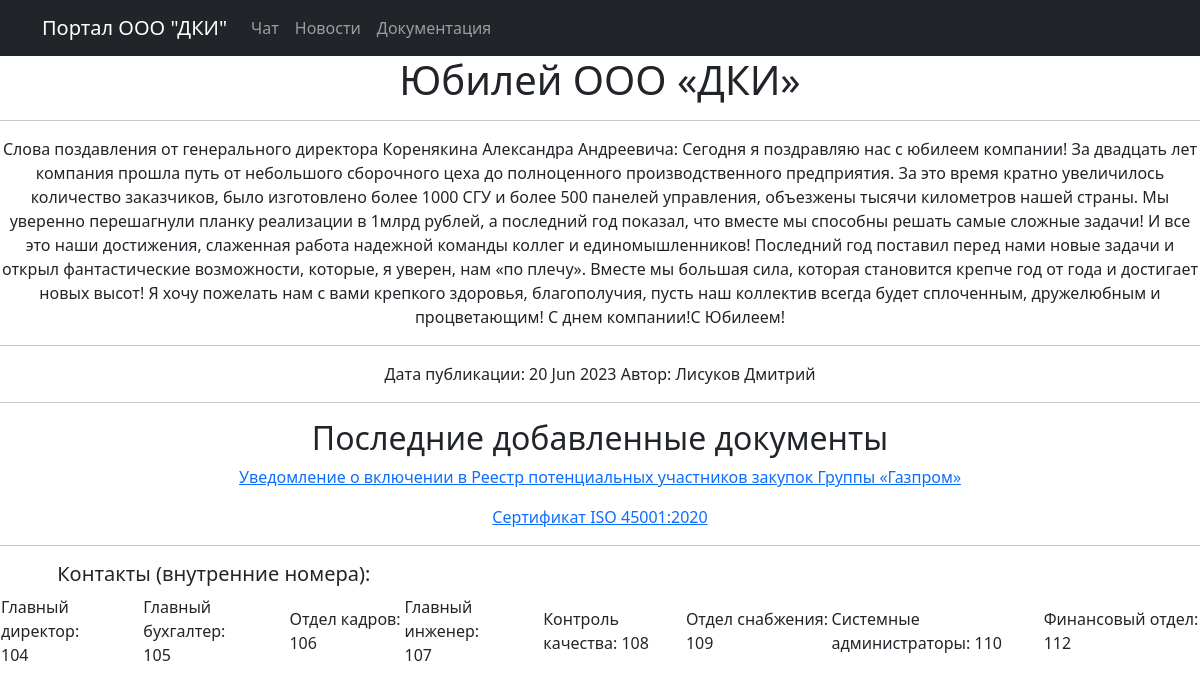
The page /news/24 on the database its author committed.
### news/models.py (models this page shows, shortened)
class Post(models.Model):
    ART = 'С'
    NEWS = 'Н'
    TYPES = [(ART, 'Статья'), (NEWS, 'Новость')]
    author = models.ForeignKey(Author, on_delete=models.CASCADE)
    post_type = models.CharField(max_length=10, choices=TYPES)
    created_at = models.DateTimeField(auto_now_add=True)
    post_category = models.ManyToManyField(Category)
    post_title = models.CharField(max_length=120)
    post_text = models.TextField()
    post_rating = models.IntegerField(default=0)

class Author(models.Model):
    user = models.OneToOneField(User, on_delete=models.CASCADE)  # ID пользователя, который является автором
    author_rating = models.IntegerField(default=0)
    def __str__(self):
        return f'{self.user.username}'

### news/views.py (the view)
# urls.py: path("<int:pk>", PostDetail.as_view()),
class PostDetail(DetailView):
    model = Post
    template_name = "new.html"
    context_object_name = "post"
    def get_context_data(self, **kwargs):
        context = super().get_context_data(**kwargs)
        context["time_now"] = datetime.utcnow()
        return context

### docs/templatetags/custom_filters.py (called while the page is built)
@register.filter()
def censor(value: str):
    bad_words = {'Бяка' : 'Б***',
                 'бяка' : 'б***',
                 'Кака' : 'К***',
                 'кака' : 'к***',
                 'фигня': 'ф****',
                 'Фигня': 'Ф****',
                 'Ерунда': 'Е*****',
                 'ерунда': 'е*****',
                 }
    words = value.split(' ')
    new_text = ''
    for i in range(len(words)):
        if words[i] in bad_words:
            words[i] = bad_words[words[i]]
            new_text += words[i]
            new_text += ' '
        else:
            new_text += words[i]
            new_text += ' '
    return new_text

### templates/new.html (shortened to what this page needs)
{% extends 'flatpages/default.html' %}
{% load custom_filters %}
{% block body %}
<center><h1>{{ post.post_title|censor }}</h1></center>
<hr>
<center>{{ post.post_text|censor }}</center>
<hr>
Дата публикации: {{ post.created_at|date:'d M Y' }}
Автор: {{ post.author }}
{% endblock body %}

### rows shown on the page
Post: post_title|censor "Юбилей ООО «ДКИ»", post_text|censor "Слова поздавления от генерального директора Коренякина Александра Андреевича: Сегодня я поздравляю нас с юбилеем компании! За двадцать лет компания прошла путь от небольшого сборочного цеха до полноценного производственного предприятия. За это время кратно увеличилось количество заказчиков, было изготовлено более 1000 СГУ и более 500 панелей управления, объезжены тысячи километров нашей страны. Мы уверенно перешагнули планку реализации в 1млрд рублей, а последний год показал, что вместе мы способны решать самые сложные задачи! И все это наши достижения, слаженная работа надежной команды коллег и единомышленников! Последний год поставил перед нами новые задачи и открыл фантастические…", created_at "20 Jun 2023", author "Лисуков Дмитрий"
